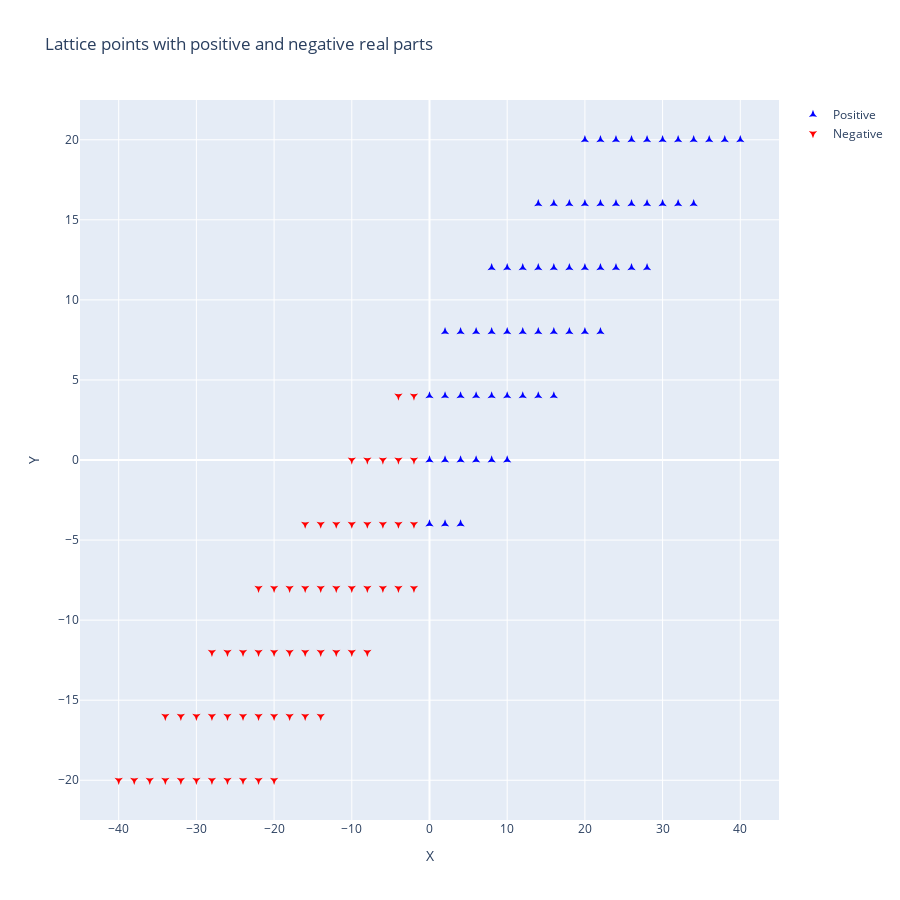

This figure's notebook cell:
### Code cell
_omega1 = 1
_omega2 = 3 + 2j
_K = 5

plot_lattice_signs(_omega1, _omega2, _K)

### Figure 1 — Plotly figure (JSON) as saved in the notebook; plotly's stock layout.template omitted (floating-point values rounded to 4 significant figures)
{"data": [{"marker": {"color": "blue", "symbol": "star-triangle-up"}, "mode": "markers", "name": "Positive", "type": "scatter", "x": [0, 2, 4, 0, 2, 4, 6, 8, 10, 0, 2, 4, 6, 8, 10, 12, 14, 16, 2, 4, 6, 8, 10, 12, 14, 16, 18, 20, 22, 8, 10, 12, 14, 16, 18, 20, 22, 24, 26, 28, 14, 16, 18, 20, 22, 24, 26, 28, 30, 32, 34, 20, 22, 24, 26, 28, 30, 32, 34, 36, 38, 40], "y": [-4, -4, -4, 0, 0, 0, 0, 0, 0, 4, 4, 4, 4, 4, 4, 4, 4, 4, 8, 8, 8, 8, 8, 8, 8, 8, 8, 8, 8, 12, 12, 12, 12, 12, 12, 12, 12, 12, 12, 12, 16, 16, 16, 16, 16, 16, 16, 16, 16, 16, 16, 20, 20, 20, 20, 20, 20, 20, 20, 20, 20, 20]}, {"marker": {"color": "red", "symbol": "star-triangle-down"}, "mode": "markers", "name": "Negative", "type": "scatter", "x": [-40, -38, -36, -34, -32, -30, -28, -26, -24, -22, -20, -34, -32, -30, -28, -26, -24, -22, -20, -18, -16, -14, -28, -26, -24, -22, -20, -18, -16, -14, -12, -10, -8, -22, -20, -18, -16, -14, -12, -10, -8, -6, -4, -2, -16, -14, -12, -10, -8, -6, -4, -2, -10, -8, -6, -4, -2, -4, -2], "y": [-20, -20, -20, -20, -20, -20, -20, -20, -20, -20, -20, -16, -16, -16, -16, -16, -16, -16, -16, -16, -16, -16, -12, -12, -12, -12, -12, -12, -12, -12, -12, -12, -12, -8, -8, -8, -8, -8, -8, -8, -8, -8, -8, -8, -4, -4, -4, -4, -4, -4, -4, -4, 0, 0, 0, 0, 0, 4, 4]}], "layout": {"autosize": false, "height": 900, "title": {"text": "Lattice points with positive and negative real parts"}, "width": 900, "xaxis": {"title": {"text": "X"}}, "yaxis": {"title": {"text": "Y"}}}}
